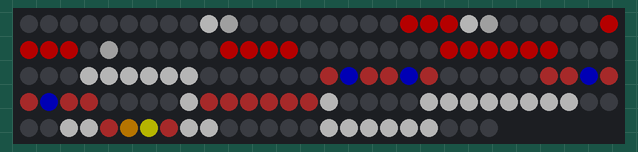
The sketch below on a simulated Arduino Uno, built with avr-gcc and run on an emulated ATmega328P. Shown: 144 RGB LEDs in strip order, left to right, continuing on the next row. Dim RGB values are drawn brighter than linear.

Above: at 0.1 s.

The sketch:

Arduino_KerstMatrix_Zonder_MQTT_Kerstman.ino
```cpp
#include "FastLED.h"

#define NUM_LEDS 144
#define DATA_PIN 5
#define BRIGHTNESS  64

CRGB leds[NUM_LEDS];

void setup() {
  // put your setup code here, to run once:
  Serial.begin(57600);
  delay(50);
  FastLED.addLeds<NEOPIXEL, DATA_PIN>(leds, NUM_LEDS);
  FastLED.setBrightness(  BRIGHTNESS );
}

void loop() {
  // put your main code here, to run repeatedly:
  kerstman();
}

void updateMatrix(int j[]) {
  for (int i = 0; i <= NUM_LEDS; i++) {
    if (j[i] == 1) {
      leds[i] = CRGB::Red;
    }
    else if (j[i] == 2) {
      leds[i] = CRGB::Green;
    }
    else if (j[i] == 3) {
      leds[i] = CRGB::Blue;
    }
    else if (j[i] == 4) {
      leds[i] = CRGB::Yellow;
    }
    else if (j[i] == 5) {
      leds[i] = CRGB::Cyan;
    }
    else if (j[i] == 6) {
      leds[i] = CRGB::Grey;
    }
    else if (j[i] == 7) {
      leds[i] = CRGB::Orange;
    }
    else if (j[i] == 8) {
      leds[i] = CRGB::Brown;
    }
    else if (j[i] == 9) {
      leds[i] = CRGB::White;
    }
    else if (j[i] == 0) {
      leds[i] = CRGB::Black;
    }
  }

  FastLED.show();
}

void kerstman() {
  int kerstman[NUM_LEDS] = {0, 0, 0, 0, 0, 0, 0, 0, 0, 9, 6, 0,
                            0, 0, 0, 0, 0, 0, 0, 1, 1, 1, 9, 6,
                            0, 0, 0, 0, 0, 1, 1, 1, 1, 0, 6, 0,
                            0, 0, 0, 0, 1, 1, 1, 1, 0, 0, 0, 0,
                            0, 0, 0, 1, 1, 1, 1, 1, 1, 0, 0, 0,
                            0, 0, 0, 9, 9, 9, 9, 9, 9, 0, 0, 0,
                            0, 0, 0, 8, 3, 8, 8, 3, 8, 0, 0, 0,
                            0, 0, 8, 8, 3, 8, 8, 3, 8, 8, 0, 0,
                            0, 0, 9, 8, 8, 8, 8, 8, 8, 9, 0, 0,
                            0, 0, 9, 9, 9, 9, 9, 9, 9, 9, 0, 0,
                            0, 0, 9, 9, 8, 7, 4, 8, 9, 9, 0, 0,
                            0, 0, 0, 9, 9, 9, 9, 9, 9, 0, 0, 0
                           };
  int kerstman2[NUM_LEDS] = {0, 0, 0, 0, 0, 0, 0, 0, 0, 6, 9, 0,
                             0, 0, 0, 0, 0, 0, 0, 1, 1, 1, 6, 9,
                             0, 0, 0, 0, 0, 1, 1, 1, 1, 0, 9, 0,
                             0, 0, 0, 0, 1, 1, 1, 1, 0, 0, 0, 0,
                             0, 0, 0, 1, 1, 1, 1, 1, 1, 0, 0, 0,
                             0, 0, 0, 9, 9, 9, 9, 9, 9, 0, 0, 0,
                             0, 0, 0, 8, 3, 8, 8, 8, 8, 0, 0, 0,
                             0, 0, 8, 8, 3, 8, 8, 3, 3, 8, 0, 0,
                             0, 0, 9, 8, 8, 8, 8, 8, 8, 9, 0, 0,
                             0, 0, 9, 9, 9, 9, 9, 9, 9, 9, 0, 0,
                             0, 0, 9, 9, 8, 4, 7, 8, 9, 9, 0, 0,
                             0, 0, 0, 9, 9, 9, 9, 9, 9, 0, 0, 0
                            };
  updateMatrix(kerstman);
  delay(500);
  updateMatrix(kerstman2);
  delay(500);
}
```
